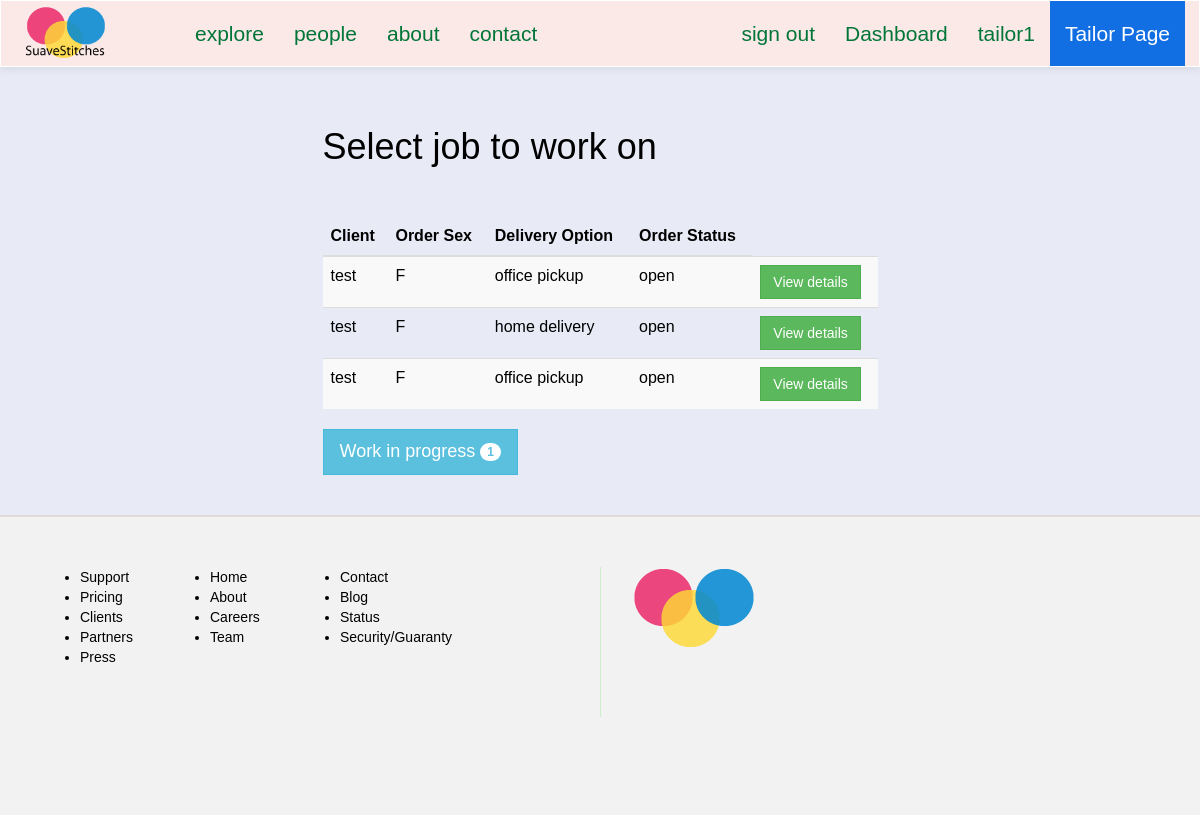
The app's page /suave/tailor/dashboard (signed in), older data.
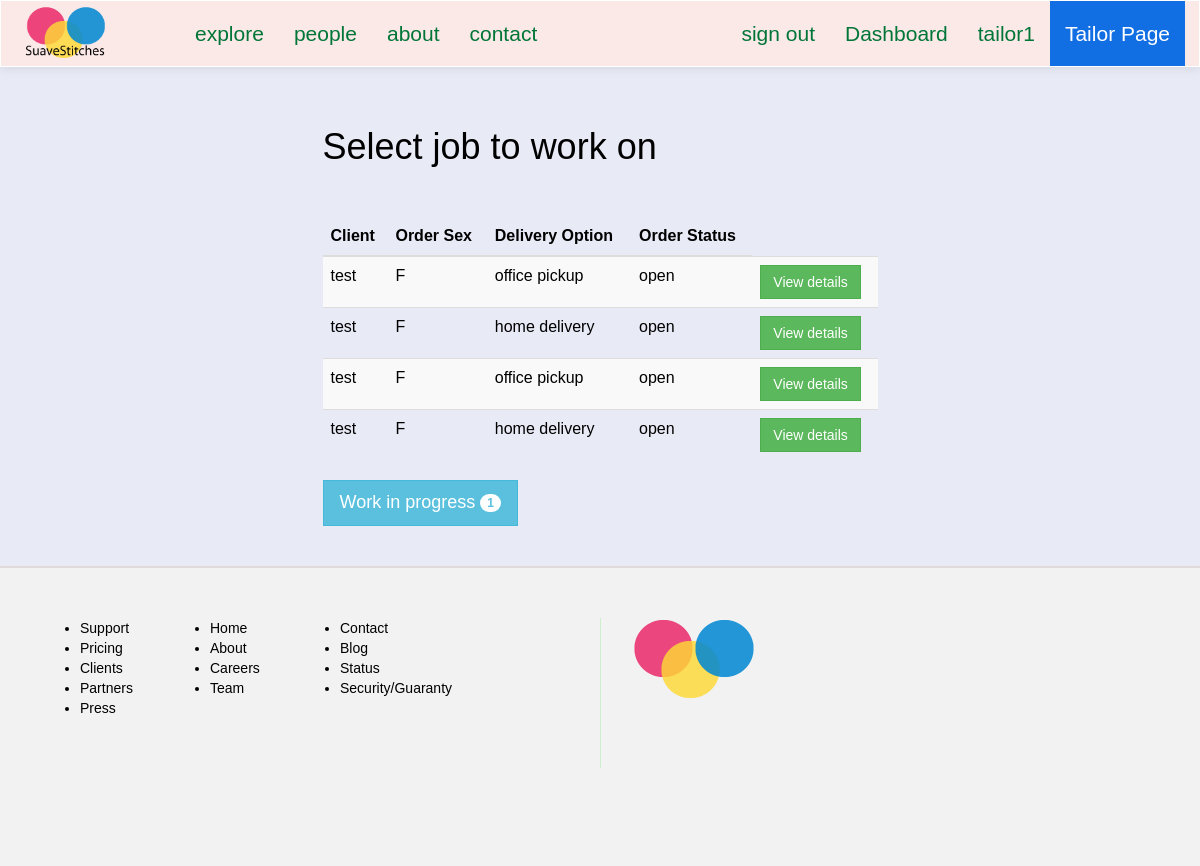
The same page, newer data.
### suave/models.py (models this page shows)
class Order(models.Model):
	client = models.ForeignKey(Client, null=True)
	sizetable = models.ForeignKey(SizeTable, null=True)
	tailor = models.ForeignKey(Tailor, null=True)
	fabric = models.CharField(max_length=50, null=True)
	style = models.CharField(max_length=100, null=True)
	main_order_id = models.CharField(max_length=15, null=True)
	details = models.CharField(max_length=250, null=True) #*
	delivery_option = models.CharField(max_length=100, null=True)
	service_option = models.CharField(max_length=100, null=True)
	sex = models.CharField(max_length=2, default=' ')
	status = models.CharField(max_length=20, default='OPEN') #*
	cost = models.IntegerField(default=0000) # final cost of order
	date = models.DateField(auto_now_add=True)

class Client(models.Model):
	FEMALE = 'F'
	MALE = 'M'
	SEX_CHOICE = (
		(FEMALE, 'F'),
		(MALE, 'M'),
	)
	user = models.OneToOneField(User)
	address = models.CharField(max_length=200, null=True)
	preference = models.CharField(max_length=40)
	sex = models.CharField(max_length=2, choices=SEX_CHOICE, default=" ")
	def __str__(self):
		return self.user.username

### suave/views.py (the view)
@login_required
def tailorDashboard(request):
	context = {}
	context['title'] = 'Tailor - SuaveStitches Nigeria'
	context['tailorPage'] = True
	orders = Order.objects.filter(status='OPEN')
	context['orders'] = orders
	tailor_obj = Tailor.objects.get(user=request.user)
	context['work'] = len(Order.objects.filter(tailor=tailor_obj, status='IN PROGRESS'))
	return render(request, 'i/tailor/dashboard.html', context)

### suave/templates/i/tailor/dashboard.html (shortened to what this page needs)
{% extends "i/layout/base.html" %}
{% block main_section %}
<div class="col-lg-6 col-lg-offset-3"><br><br>
	<h1>Select job to work on</h1>
	<br><br>
	{% if orders %}
	<table class="table table-striped table-hover">
		<thead>
			<tr>
				<th>Client</th>
				<th>Order Sex</th>
				<th>Delivery Option</th>
				<th>Order Status</th>
			</tr>
		</thead>
		<tbody>
			{% for order in orders %}
			<tr>
				<td>{{ order.client }}</td>
				<td>{{ order.sex }}</td>
				<td>{{ order.delivery_option|lower }}</td>
				<td>{{ order.status|lower }}</td>
				<td><a href="{% url 'suave:tailorOrderDetails' order.main_order_id %}" class="btn btn-success">View details</a></td>
			</tr>
			{% endfor %}
		</tbody>
	</table>
	{% endif %}
	<div class="dashboard-button-panel">
		<a href="{% url 'suave:tailorWorkInProgress' %}" class="btn btn-success btn-info btn-lg">
			Work in progress
			{% if work %}
				<span class="badge">{{ work }}</span>
			{% endif %}
		</a>
	</div>
	<br><br>
</div>
{% endblock %}

Row changes from the older to the newer data that the page shows:
added Order: client "test", sex "F", delivery_option "home delivery", status "open"
